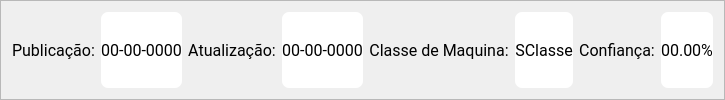
     <widget class="QFrame" name="frame_2">
      <property name="sizePolicy">
       <sizepolicy hsizetype="Preferred" vsizetype="Maximum">
        <horstretch>0</horstretch>
        <verstretch>0</verstretch>
       </sizepolicy>
      </property>
      <property name="frameShape">
       <enum>QFrame::Shape::StyledPanel</enum>
      </property>
      <property name="frameShadow">
       <enum>QFrame::Shadow::Raised</enum>
      </property>
      <layout class="QHBoxLayout" name="horizontalLayout_2">
       <item>
        <widget class="QLabel" name="label_publication">
         <property name="font">
          <font>
           <family>Roboto</family>
           <pointsize>12</pointsize>
          </font>
         </property>
         <property name="text">
          <string>Publicação:</string>
         </property>
         <property name="alignment">
          <set>Qt::AlignmentFlag::AlignCenter</set>
         </property>
        </widget>
       </item>
       <item>
        <widget class="QLabel" name="data_publication">
         <property name="font">
          <font>
           <family>Roboto</family>
           <pointsize>12</pointsize>
          </font>
         </property>
         <property name="styleSheet">
          <string notr="true">background-color: #FFFFFF;
border-radius: 7px;</string>
         </property>
         <property name="text">
          <string>00-00-0000</string>
         </property>
         <property name="alignment">
          <set>Qt::AlignmentFlag::AlignCenter</set>
         </property>
        </widget>
       </item>
       <item>
        <widget class="QLabel" name="label_update">
         <property name="font">
          <font>
           <family>Roboto</family>
           <pointsize>12</pointsize>
          </font>
         </property>
         <property name="text">
          <string>Atualização:</string>
         </property>
         <property name="alignment">
          <set>Qt::AlignmentFlag::AlignCenter</set>
         </property>
        </widget>
       </item>
       <item>
        <widget class="QLabel" name="data_update">
         <property name="font">
          <font>
           <family>Roboto</family>
           <pointsize>12</pointsize>
          </font>
         </property>
         <property name="styleSheet">
          <string notr="true">background-color: #FFFFFF;
border-radius: 7px;</string>
         </property>
         <property name="text">
          <string>00-00-0000</string>
         </property>
         <property name="alignment">
          <set>Qt::AlignmentFlag::AlignCenter</set>
         </property>
        </widget>
       </item>
       <item>
        <widget class="QLabel" name="label_6">
         <property name="font">
          <font>
           <family>Roboto</family>
           <pointsize>12</pointsize>
          </font>
         </property>
         <property name="text">
          <string>Classe de Maquina:</string>
         </property>
         <property name="alignment">
          <set>Qt::AlignmentFlag::AlignCenter</set>
         </property>
        </widget>
       </item>
       <item>
        <widget class="QLabel" name="machine_class">
         <property name="font">
          <font>
           <family>Roboto</family>
           <pointsize>12</pointsize>
          </font>
         </property>
         <property name="styleSheet">
          <string notr="true">background-color: #FFFFFF;
border-radius: 7px;</string>
         </property>
         <property name="text">
          <string>SClasse</string>
         </property>
         <property name="alignment">
          <set>Qt::AlignmentFlag::AlignCenter</set>
         </property>
        </widget>
       </item>
       <item>
        <widget class="QLabel" name="label_confidence">
         <property name="font">
          <font>
           <family>Roboto</family>
           <pointsize>12</pointsize>
          </font>
         </property>
         <property name="text">
          <string>Confiança:</string>
         </property>
         <property name="alignment">
          <set>Qt::AlignmentFlag::AlignCenter</set>
         </property>
        </widget>
       </item>
       <item>
        <widget class="QLabel" name="confidence_machine">
         <property name="font">
          <font>
           <family>Roboto</family>
           <pointsize>12</pointsize>
          </font>
         </property>
         <property name="styleSheet">
          <string notr="true">background-color: #FFFFFF;
border-radius: 7px;</string>
         </property>
         <property name="text">
          <string>00.00%</string>
         </property>
         <property name="alignment">
          <set>Qt::AlignmentFlag::AlignCenter</set>
         </property>
        </widget>
       </item>
      </layout>
     </widget>
